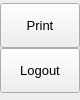
                 <widget class="QFrame" name="extraRightBox">
                  <property name="minimumSize">
                   <size>
                    <width>0</width>
                    <height>0</height>
                   </size>
                  </property>
                  <property name="maximumSize">
                   <size>
                    <width>0</width>
                    <height>16777215</height>
                   </size>
                  </property>
                  <property name="frameShape">
                   <enum>QFrame::Shape::NoFrame</enum>
                  </property>
                  <property name="frameShadow">
                   <enum>QFrame::Shadow::Raised</enum>
                  </property>
                  <layout class="QVBoxLayout" name="verticalLayout_7">
                   <property name="spacing">
                    <number>0</number>
                   </property>
                   <property name="leftMargin">
                    <number>0</number>
                   </property>
                   <property name="topMargin">
                    <number>0</number>
                   </property>
                   <property name="rightMargin">
                    <number>0</number>
                   </property>
                   <property name="bottomMargin">
                    <number>0</number>
                   </property>
                   <item>
                    <widget class="QFrame" name="themeSettingsTopDetail">
                     <property name="maximumSize">
                      <size>
                       <width>16777215</width>
                       <height>3</height>
                      </size>
                     </property>
                     <property name="frameShape">
                      <enum>QFrame::Shape::NoFrame</enum>
                     </property>
                     <property name="frameShadow">
                      <enum>QFrame::Shadow::Raised</enum>
                     </property>
                    </widget>
                   </item>
                   <item>
                    <widget class="QFrame" name="contentSettings">
                     <property name="frameShape">
                      <enum>QFrame::Shape::NoFrame</enum>
                     </property>
                     <property name="frameShadow">
                      <enum>QFrame::Shadow::Raised</enum>
                     </property>
                     <layout class="QVBoxLayout" name="verticalLayout_13">
                      <property name="spacing">
                       <number>0</number>
                      </property>
                      <property name="leftMargin">
                       <number>0</number>
                      </property>
                      <property name="topMargin">
                       <number>0</number>
                      </property>
                      <property name="rightMargin">
                       <number>0</number>
                      </property>
                      <property name="bottomMargin">
                       <number>0</number>
                      </property>
                      <item alignment="Qt::AlignmentFlag::AlignTop">
                       <widget class="QFrame" name="topMenus">
                        <property name="frameShape">
                         <enum>QFrame::Shape::NoFrame</enum>
                        </property>
                        <property name="frameShadow">
                         <enum>QFrame::Shadow::Raised</enum>
                        </property>
                        <layout class="QVBoxLayout" name="verticalLayout_14">
                         <property name="spacing">
                          <number>0</number>
                         </property>
                         <property name="leftMargin">
                          <number>0</number>
                         </property>
                         <property name="topMargin">
                          <number>0</number>
                         </property>
                         <property name="rightMargin">
                          <number>0</number>
                         </property>
                         <property name="bottomMargin">
                          <number>0</number>
                         </property>
                         <item>
                          <widget class="QPushButton" name="btn_print">
                           <property name="sizePolicy">
                            <sizepolicy hsizetype="Expanding" vsizetype="Fixed">
                             <horstretch>0</horstretch>
                             <verstretch>0</verstretch>
                            </sizepolicy>
                           </property>
                           <property name="minimumSize">
                            <size>
                             <width>0</width>
                             <height>45</height>
                            </size>
                           </property>
                           <property name="font">
                            <font>
                             <family>Segoe UI</family>
                             <pointsize>10</pointsize>
                             <italic>false</italic>
                             <bold>false</bold>
                            </font>
                           </property>
                           <property name="cursor">
                            <cursorShape>PointingHandCursor</cursorShape>
                           </property>
                           <property name="layoutDirection">
                            <enum>Qt::LayoutDirection::LeftToRight</enum>
                           </property>
                           <property name="styleSheet">
                            <string notr="true">background-image: url(:/icons/images/icons/cil-print.png);</string>
                           </property>
                           <property name="text">
                            <string>Print</string>
                           </property>
                          </widget>
                         </item>
                         <item>
                          <widget class="QPushButton" name="btn_logout">
                           <property name="sizePolicy">
                            <sizepolicy hsizetype="Expanding" vsizetype="Fixed">
                             <horstretch>0</horstretch>
                             <verstretch>0</verstretch>
                            </sizepolicy>
                           </property>
                           <property name="minimumSize">
                            <size>
                             <width>0</width>
                             <height>45</height>
                            </size>
                           </property>
                           <property name="font">
                            <font>
                             <family>Segoe UI</family>
                             <pointsize>10</pointsize>
                             <italic>false</italic>
                             <bold>false</bold>
                            </font>
                           </property>
                           <property name="cursor">
                            <cursorShape>PointingHandCursor</cursorShape>
                           </property>
                           <property name="layoutDirection">
                            <enum>Qt::LayoutDirection::LeftToRight</enum>
                           </property>
                           <property name="styleSheet">
                            <string notr="true">background-image: url(:/icons/images/icons/cil-account-logout.png);</string>
                           </property>
                           <property name="text">
                            <string>Logout</string>
                           </property>
                          </widget>
                         </item>
                        </layout>
                       </widget>
                      </item>
                     </layout>
                    </widget>
                   </item>
                  </layout>
                 </widget>
